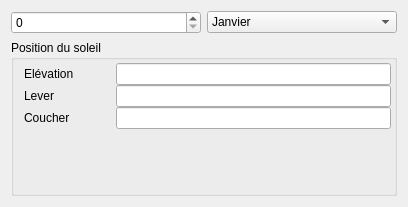
<?xml version="1.0" encoding="UTF-8"?>
<ui version="4.0">
 <class>SunCalculationsDialog</class>
 <widget class="QWidget" name="SunCalculationsDialog">
  <property name="geometry">
   <rect>
    <x>0</x>
    <y>0</y>
    <width>408</width>
    <height>207</height>
   </rect>
  </property>
  <property name="windowTitle">
   <string>Form</string>
  </property>
  <layout class="QVBoxLayout" name="verticalLayout" stretch="0,1">
   <item>
    <layout class="QHBoxLayout" name="horizontalLayout">
     <item>
      <widget class="QSpinBox" name="daySpinBox">
       <property name="maximum">
        <number>31</number>
       </property>
      </widget>
     </item>
     <item>
      <widget class="QComboBox" name="monthComboBox">
       <item>
        <property name="text">
         <string>Janvier</string>
        </property>
       </item>
       <item>
        <property name="text">
         <string>Février</string>
        </property>
       </item>
       <item>
        <property name="text">
         <string>Mars</string>
        </property>
       </item>
       <item>
        <property name="text">
         <string>Avril</string>
        </property>
       </item>
       <item>
        <property name="text">
         <string>Mai</string>
        </property>
       </item>
       <item>
        <property name="text">
         <string>Juin</string>
        </property>
       </item>
       <item>
        <property name="text">
         <string>Juillet</string>
        </property>
       </item>
       <item>
        <property name="text">
         <string>Août</string>
        </property>
       </item>
       <item>
        <property name="text">
         <string>Septembre</string>
        </property>
       </item>
       <item>
        <property name="text">
         <string>Octobre</string>
        </property>
       </item>
       <item>
        <property name="text">
         <string>Novembre</string>
        </property>
       </item>
       <item>
        <property name="text">
         <string>Décembre</string>
        </property>
       </item>
      </widget>
     </item>
    </layout>
   </item>
   <item>
    <widget class="QGroupBox" name="sunPositionGroupBox">
     <property name="title">
      <string>Position du soleil</string>
     </property>
     <layout class="QVBoxLayout" name="verticalLayout_2">
      <property name="spacing">
       <number>0</number>
      </property>
      <property name="leftMargin">
       <number>3</number>
      </property>
      <property name="topMargin">
       <number>3</number>
      </property>
      <property name="rightMargin">
       <number>3</number>
      </property>
      <property name="bottomMargin">
       <number>3</number>
      </property>
      <item>
       <layout class="QHBoxLayout" name="elevationLayout" stretch="0,1,3">
        <item>
         <widget class="QLabel" name="elevationLabel_1">
          <property name="maximumSize">
           <size>
            <width>40</width>
            <height>40</height>
           </size>
          </property>
          <property name="text">
           <string/>
          </property>
          <property name="pixmap">
           <pixmap resource="../ressources.qrc">:/Ressources/icons/icons8-sun-elevation-96.png</pixmap>
          </property>
          <property name="scaledContents">
           <bool>true</bool>
          </property>
         </widget>
        </item>
        <item>
         <widget class="QLabel" name="elevationLabel_2">
          <property name="text">
           <string>Elévation</string>
          </property>
         </widget>
        </item>
        <item>
         <widget class="QLineEdit" name="elevationLineEdit">
          <property name="readOnly">
           <bool>true</bool>
          </property>
         </widget>
        </item>
       </layout>
      </item>
      <item>
       <layout class="QHBoxLayout" name="sunriseLayout" stretch="0,1,3">
        <item>
         <widget class="QLabel" name="sunriseLabel_1">
          <property name="maximumSize">
           <size>
            <width>40</width>
            <height>40</height>
           </size>
          </property>
          <property name="text">
           <string/>
          </property>
          <property name="pixmap">
           <pixmap resource="../ressources.qrc">:/Ressources/icons/icons8-lever-du-soleil-96.png</pixmap>
          </property>
          <property name="scaledContents">
           <bool>true</bool>
          </property>
         </widget>
        </item>
        <item>
         <widget class="QLabel" name="sunriseLabel_2">
          <property name="text">
           <string>Lever</string>
          </property>
         </widget>
        </item>
        <item>
         <widget class="QLineEdit" name="sunriseLineEdit">
          <property name="readOnly">
           <bool>true</bool>
          </property>
         </widget>
        </item>
       </layout>
      </item>
      <item>
       <layout class="QHBoxLayout" name="sunsetLayout" stretch="0,1,3">
        <item>
         <widget class="QLabel" name="sunsetLabel_1">
          <property name="maximumSize">
           <size>
            <width>40</width>
            <height>40</height>
           </size>
          </property>
          <property name="text">
           <string/>
          </property>
          <property name="pixmap">
           <pixmap resource="../ressources.qrc">:/Ressources/icons/icons8-le-coucher-du-soleil-96.png</pixmap>
          </property>
          <property name="scaledContents">
           <bool>true</bool>
          </property>
         </widget>
        </item>
        <item>
         <widget class="QLabel" name="sunsetLabel_2">
          <property name="text">
           <string>Coucher</string>
          </property>
         </widget>
        </item>
        <item>
         <widget class="QLineEdit" name="sunsetLineEdit">
          <property name="readOnly">
           <bool>true</bool>
          </property>
         </widget>
        </item>
       </layout>
      </item>
      <item>
       <spacer name="verticalSpacer">
        <property name="orientation">
         <enum>Qt::Vertical</enum>
        </property>
        <property name="sizeHint" stdset="0">
         <size>
          <width>20</width>
          <height>40</height>
         </size>
        </property>
       </spacer>
      </item>
     </layout>
    </widget>
   </item>
  </layout>
 </widget>
 <resources>
  <include location="../ressources.qrc"/>
 </resources>
 <connections/>
</ui>
